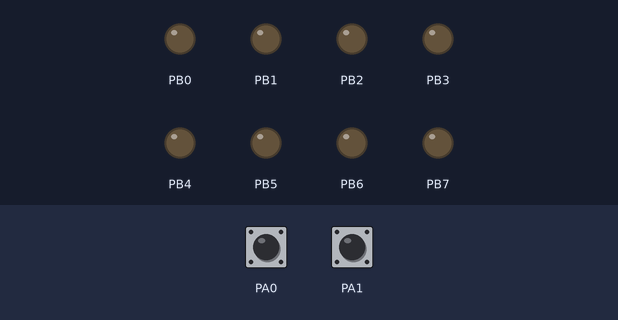
A program run on a simulated ATmega1284P, built with avr-gcc and emulated at 8 MHz. Parts: output pins drawn as LEDs (lit = HIGH). The test bench sets the inputs (shaded band); at power-on: PA1 HIGH, PA0 HIGH.

Above: at 1.2 s.
1.3 s: PA1 pulled LOW for 0.15 s
At 1.37 s:
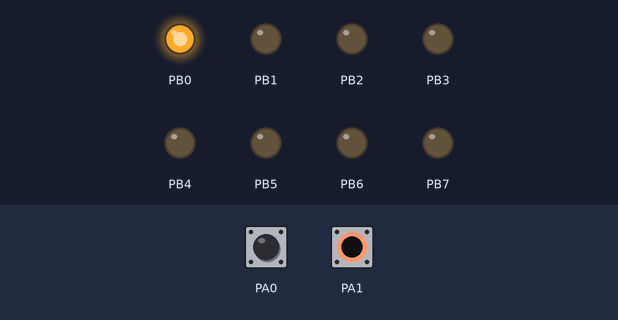
2.9 s: PA1 pulled LOW for 3.2 s
At 7.1 s:
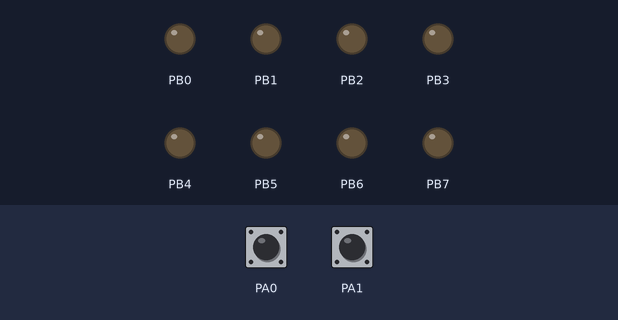
Timing chart, 0 to 8.6 s (numbered marks = the images above; inputs shaded):
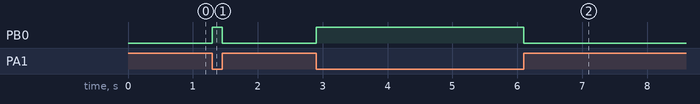

Measured:
- after the input at 1.3 s, PB0: LOW → HIGH at once, → LOW 0.15 s later
- after the input at 2.9 s, PB0: LOW → HIGH at once, → LOW 3.2 s later

The program:

main.c
```c
/*	Author: jjuan002
 *  Partner(s) Name:
 *	Lab Section:
 *	Assignment: Lab #  Exercise #
 *	Exercise Description: [optional - include for your own benefit]
 *
 *	I acknowledge all content contained herein, excluding template or example
 *	code, is my own original work.
 */
#include <avr/io.h>
#ifdef _SIMULATE_
#include "simAVRHeader.h"
#endif

int main(void) {
    /* Insert DDR and PORT initializations */

    DDRA = 0x00; PORTA = 0xFF;
    DDRB = 0xFF; PORTB = 0x00;

    unsigned char PAZero = 0x00; //garage door sensor
    unsigned char PAOne = 0x00; //light sensor
    unsigned char PBZero = 0x00; //LED

    while(1){
        PAZero = PINA & 0x01;
        PAOne = PINA & 0x02;
        if(PAZero && !PAOne){
            PBZero = 0x01;
        }
        else{
            PBZero = 0x00;
        }
        PORTB = PBZero;
        PBZero = 0x00;
    }
    return 1;

    /* Insert your solution below */
}
```

simAVRHeader.h
```c
/* Debug information for SimAVR */
#include <stdio.h>
#ifndef F_CPU
#define F_CPU 8000000
#endif

#include <avr/sleep.h>
#include "include/simavr/avr/avr_mcu_section.h"
AVR_MCU(F_CPU,"atmega1284");
AVR_MCU_VCD_FILE("build/results/Lab2_AVR_trace.vcd",1000);

const struct avr_mmcu_vcd_trace_t _mytrace[] _MMCU_ = {
    { AVR_MCU_VCD_SYMBOL("PINA0"), .mask = 1 << 0,.what = (void*)&PINA, } , // Example individual pin
    { AVR_MCU_VCD_SYMBOL("PORTB"), .what = (void*)&PORTB, } , // Example full port
};

/* Function to output through UART */
static int uart_putchar(char c, FILE *stream) {
    if (c == '\n') {
        uart_putchar('\r',stream);
    }
    loop_until_bit_is_set(UCSR0A,UDRE0);
    UDR0 = c;
    return 0;
}

/* Setup filestream for debugging */
FILE mystdout = FDEV_SETUP_STREAM(uart_putchar,NULL,_FDEV_SETUP_WRITE);
/* End SimAVR section */
```
